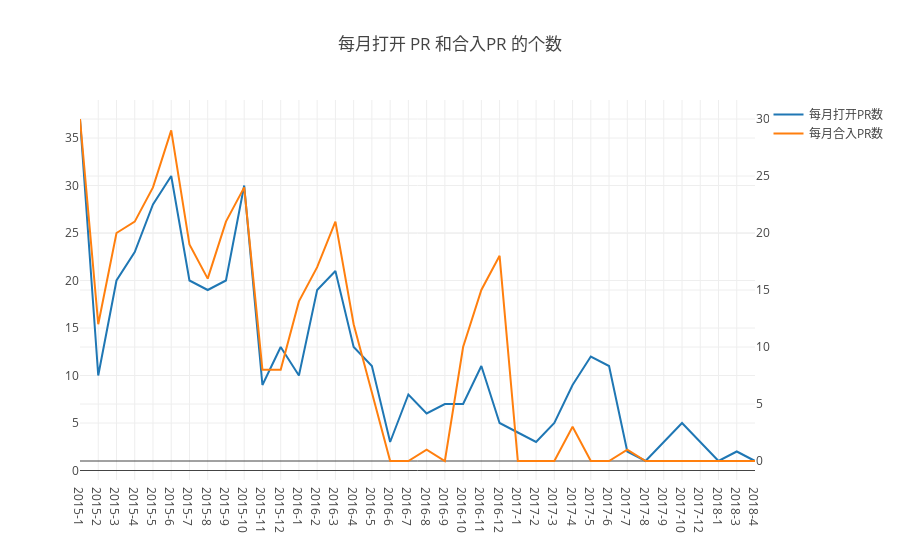

This figure's notebook cell:
### Code cell
//任务三：每月打开 PR 和合入PR 的个数（注意，关闭 PR 不等于合入）
Promise.all(years.map(y => {
    var q = `
    SELECT toYear(created_at) year,toMonth(created_at) month,
    count(action = 'opened' OR NULL) as opens,
    count((action = 'closed' and pull_merged = 1) OR NULL) as closes
    from ${database}.year${y}
    where repo_id = ${repo_id} and type = 'PullRequestEvent'
    group by 
    year,month
    order by
    year,month`;
    return openDigger.driver.clickhouse.query(q);
})).then(data => {
    var time=[],opensCount=[],closeCount=[],table=[];
    data.forEach(d => {
        d.forEach(
            k =>{
                time.push(k.year + '-'+  k.month);
                opensCount.push(k.opens);
                closeCount.push(k.closes);  
                table.push({'时间':k.year+'-'+k.month,'每月打开PR数':k.opens,'每月合入PR数':k.closes});
            }
        )});
    openDigger.render.plotly([
        {x: time, y:opensCount , mode: 'scatter', name: '每月打开PR数'},
        {x: time, y: closeCount, mode: 'scatter', name: '每月合入PR数', yaxis: 'y2'}
    ], {
        title: '每月打开 PR 和合入PR 的个数',
        yaxis2: { overlaying: 'y', side: 'right', anchor: 'x' },
        yaxis3: { overlaying: 'y', side: 'right', anchor: 'x' },
        xaxis: {type: 'category'}
    });
});

### Figure 1 — Plotly figure (JSON) as saved in the notebook; plotly's stock layout.template omitted (floating-point values rounded to 4 significant figures)
{"data": [{"mode": "scatter", "name": "每月打开PR数", "x": ["2015-1", "2015-2", "2015-3", "2015-4", "2015-5", "2015-6", "2015-7", "2015-8", "2015-9", "2015-10", "2015-11", "2015-12", "2016-1", "2016-2", "2016-3", "2016-4", "2016-5", "2016-6", "2016-7", "2016-8", "2016-9", "2016-10", "2016-11", "2016-12", "2017-1", "2017-2", "2017-3", "2017-4", "2017-5", "2017-6", "2017-7", "2017-8", "2017-9", "2017-10", "2017-12", "2018-1", "2018-3", "2018-4"], "y": ["37", "10", "20", "23", "28", "31", "20", "19", "20", "30", "9", "13", "10", "19", "21", "13", "11", "3", "8", "6", "7", "7", "11", "5", "4", "3", "5", "9", "12", "11", "2", "1", "3", "5", "3", "1", "2", "1"]}, {"mode": "scatter", "name": "每月合入PR数", "x": ["2015-1", "2015-2", "2015-3", "2015-4", "2015-5", "2015-6", "2015-7", "2015-8", "2015-9", "2015-10", "2015-11", "2015-12", "2016-1", "2016-2", "2016-3", "2016-4", "2016-5", "2016-6", "2016-7", "2016-8", "2016-9", "2016-10", "2016-11", "2016-12", "2017-1", "2017-2", "2017-3", "2017-4", "2017-5", "2017-6", "2017-7", "2017-8", "2017-9", "2017-10", "2017-12", "2018-1", "2018-3", "2018-4"], "y": ["30", "12", "20", "21", "24", "29", "19", "16", "21", "24", "8", "8", "14", "17", "21", "12", "6", "0", "0", "1", "0", "10", "15", "18", "0", "0", "0", "3", "0", "0", "1", "0", "0", "0", "0", "0", "0", "0"], "yaxis": "y2"}], "layout": {"autosize": true, "title": {"text": "每月打开 PR 和合入PR 的个数"}, "xaxis": {"autorange": true, "range": [0, 37], "type": "category"}, "yaxis": {"autorange": true, "range": [-1, 39], "type": "linear"}, "yaxis2": {"anchor": "x", "autorange": true, "overlaying": "y", "range": [-1.667, 31.67], "side": "right", "type": "linear"}, "yaxis3": {"anchor": "x", "overlaying": "y", "side": "right"}}}
